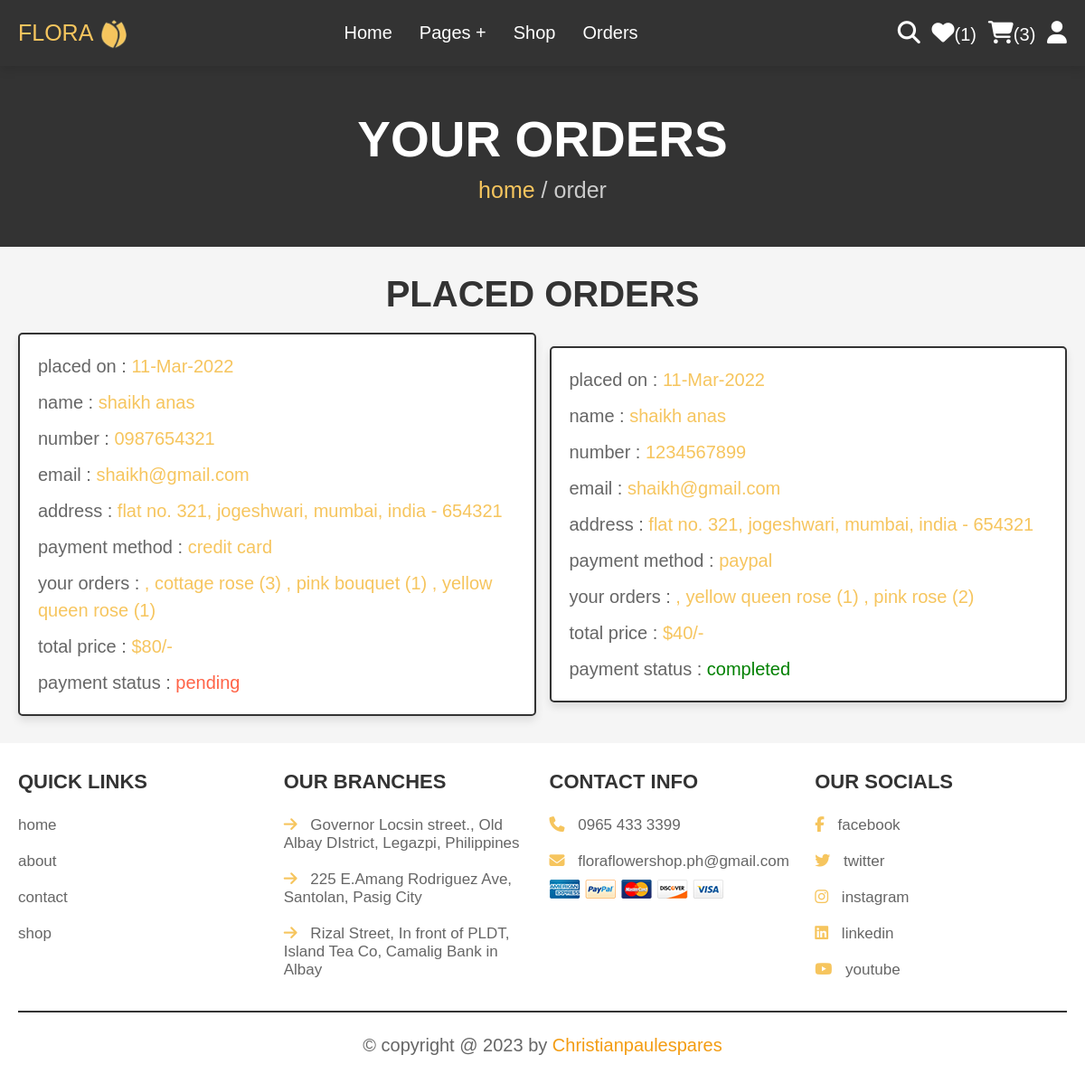
Before: /orders.php (signed in) with the older database file.
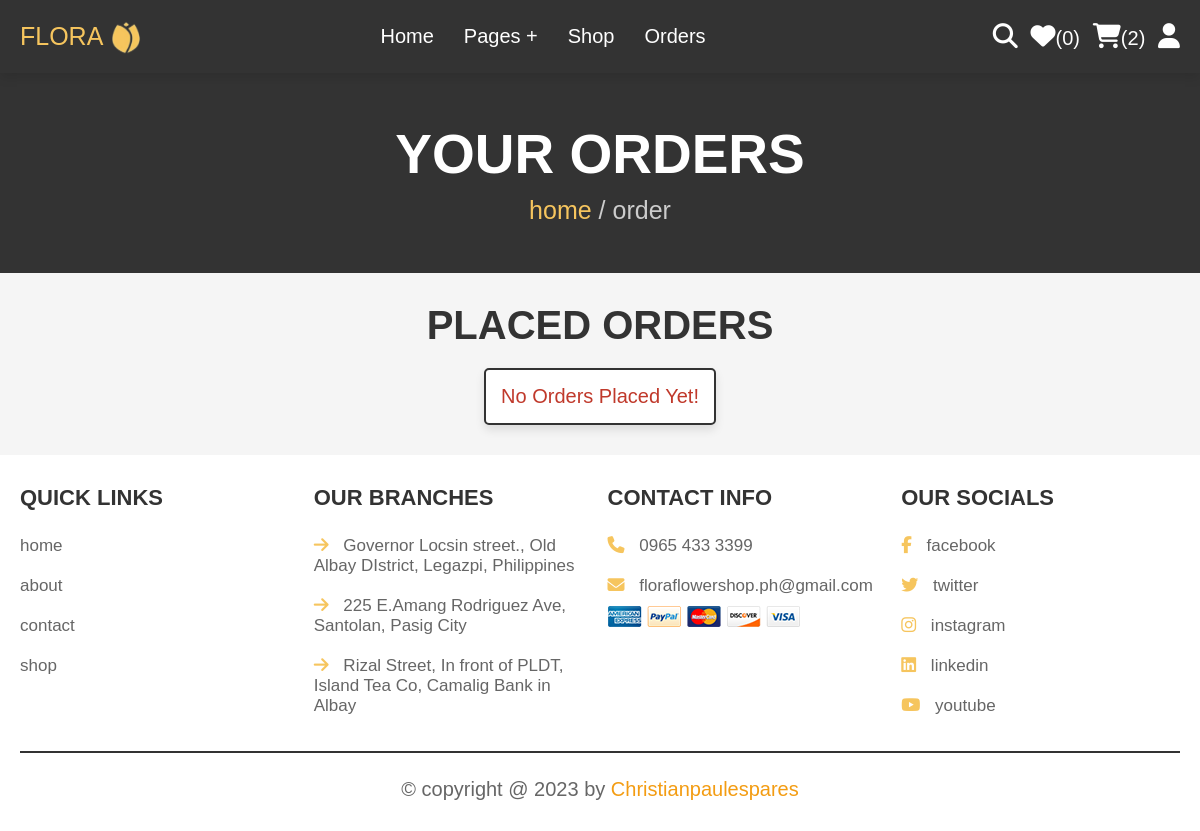
After: the same page with the newer database file.
### tables this page shows
CREATE TABLE `orders` (
  `id` int(100) NOT NULL,
  `user_id` int(100) NOT NULL,
  `name` varchar(100) NOT NULL,
  `number` varchar(12) NOT NULL,
  `email` varchar(100) NOT NULL,
  `method` varchar(50) NOT NULL,
  `address` varchar(500) NOT NULL,
  `total_products` varchar(1000) NOT NULL,
  `total_price` int(100) NOT NULL,
  `placed_on` varchar(50) NOT NULL,
  `payment_status` varchar(20) NOT NULL DEFAULT 'pending'
);

### orders.php (the view, shortened to what this page needs)
<?php
@include 'config.php';
$user_id = $_SESSION['user_id'];
?>
<!DOCTYPE html>
<html lang="en">
<head>
   <link rel="stylesheet" href="https://cdnjs.cloudflare.com/ajax/libs/font-awesome/6.5.1/css/all.min.css">
   <link rel="stylesheet" href="css/style.css">
</head>
<body>
<?php @include 'header.php'; ?>
<section class="heading">
    <h3>your orders</h3>
    <p> <a href="home.php">home</a> / order </p>
</section>
<section class="placed-orders">
    <h1 class="title">placed orders</h1>
    <div class="box-container">
    <?php
        $select_orders = mysqli_query($conn, "SELECT * FROM `orders` WHERE user_id = '$user_id'") or die('query failed');
        if(mysqli_num_rows($select_orders) > 0){
            while($fetch_orders = mysqli_fetch_assoc($select_orders)){
    ?>
    <div class="box">
        <p> placed on : <span><?php echo $fetch_orders['placed_on']; ?></span> </p>
        <p> name : <span><?php echo $fetch_orders['name']; ?></span> </p>
        <p> number : <span><?php echo $fetch_orders['number']; ?></span> </p>
        <p> email : <span><?php echo $fetch_orders['email']; ?></span> </p>
        <p> address : <span><?php echo $fetch_orders['address']; ?></span> </p>
        <p> payment method : <span><?php echo $fetch_orders['method']; ?></span> </p>
        <p> your orders : <span><?php echo $fetch_orders['total_products']; ?></span> </p>
        <p> total price : <span>$<?php echo $fetch_orders['total_price']; ?>/-</span> </p>
        <p> payment status : <span style="color:<?php if($fetch_orders['payment_status'] == 'pending'){echo 'tomato'; }else{echo 'green';} ?>"><?php echo $fetch_orders['payment_status']; ?></span> </p>
    </div>
    <?php
        }
    }else{
        echo '<p class="empty">no orders placed yet!</p>';
    }
    ?>
    </div>
</section>
<?php @include 'footer.php'; ?>
</body>
</html>

### header.php (shortened to what this page needs)
<header class="header">
    <div class="flex">
        <a hrefhome.php class="logo">FLORA <img src="./image/Icon_Pic_Remove.jpg"></i></a>
            <nav class="navbar">
                    <ul>
                        <li><a href="home.php">home</a></li>
                        <li><a href="#">pages +</a>
                        </li>
                        <li><a href="shop.php">shop</a></li>
                        <li><a href="orders.php">orders</a></li>
                    </ul>
            </nav>
        <div class="icons">
            <a href="search_page.php" class="fas fa-search"></a>
            <?php
                $select_wishlist_count = mysqli_query($conn, "SELECT * FROM `wishlist` WHERE user_id = '$user_id'") or die('query failed');
                $wishlist_num_rows = mysqli_num_rows($select_wishlist_count);
            ?>
            <a href="wishlist.php"><i class="fas fa-heart"></i><span>(<?php echo $wishlist_num_rows; ?>)</span></a>
            <?php
                $select_cart_count = mysqli_query($conn, "SELECT * FROM `cart` WHERE user_id = '$user_id'") or die('query failed');
                $cart_num_rows = mysqli_num_rows($select_cart_count);
            ?>
            <a href="cart.php"><i class="fas fa-shopping-cart"></i><span>(<?php echo $cart_num_rows; ?>)</span></a>
            <div id="user-btn" class="fas fa-user"></div>
        </div>
    </div>
</header>

Changed rows visible on the page:
removed orders: placed_on "11-Mar-2022", name "shaikh anas", number "0987654321", email "shaikh@gmail.com", address "flat no. 321, jogeshwari, mumbai, india - 654321", method "credit card", total_products ", cottage rose (3) , pink bouquet (1) , yellow queen rose (1)", total_price "80", payment_status "pending"
removed orders: placed_on "11-Mar-2022", name "shaikh anas", number "1234567899", email "shaikh@gmail.com", address "flat no. 321, jogeshwari, mumbai, india - 654321", method "paypal", total_products ", yellow queen rose (1) , pink rose (2)", total_price "40", payment_status "completed"
Other visible differences:
$wishlist_num_rows: "1" → "0"
$cart_num_rows: "3" → "2"
text now shown: "No Orders Placed Yet!"
